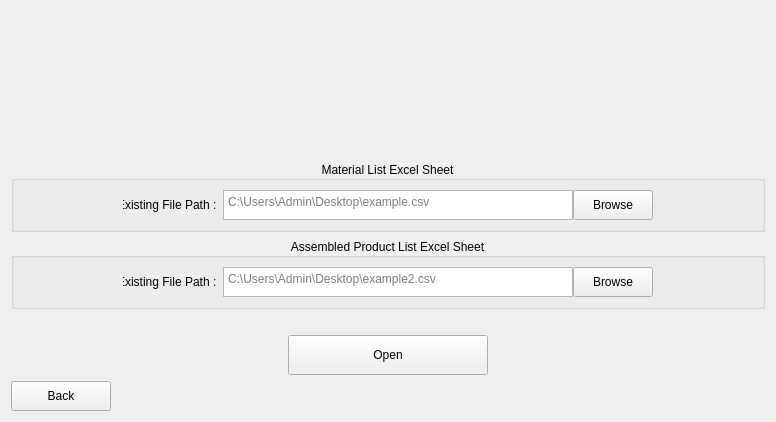
        <widget class="QWidget" name="ImportProductPage">
         <layout class="QVBoxLayout" name="verticalLayout_25">
          <item>
           <layout class="QVBoxLayout" name="verticalLayout_24">
            <item>
             <layout class="QVBoxLayout" name="verticalLayout_32">
              <item>
               <spacer name="verticalSpacer_2">
                <property name="orientation">
                 <enum>Qt::Vertical</enum>
                </property>
                <property name="sizeType">
                 <enum>QSizePolicy::Fixed</enum>
                </property>
                <property name="sizeHint" stdset="0">
                 <size>
                  <width>20</width>
                  <height>150</height>
                 </size>
                </property>
               </spacer>
              </item>
             </layout>
            </item>
            <item>
             <widget class="QGroupBox" name="groupBox">
              <property name="title">
               <string>Material List Excel Sheet</string>
              </property>
              <property name="alignment">
               <set>Qt::AlignCenter</set>
              </property>
              <layout class="QVBoxLayout" name="verticalLayout_29">
               <item>
                <layout class="QVBoxLayout" name="verticalLayout_28">
                 <item>
                  <layout class="QHBoxLayout" name="horizontalLayout_32">
                   <property name="spacing">
                    <number>0</number>
                   </property>
                   <property name="leftMargin">
                    <number>100</number>
                   </property>
                   <property name="rightMargin">
                    <number>100</number>
                   </property>
                   <item>
                    <widget class="QLabel" name="label_23">
                     <property name="minimumSize">
                      <size>
                       <width>100</width>
                       <height>30</height>
                      </size>
                     </property>
                     <property name="maximumSize">
                      <size>
                       <width>100</width>
                       <height>30</height>
                      </size>
                     </property>
                     <property name="text">
                      <string>Existing File Path :  </string>
                     </property>
                     <property name="alignment">
                      <set>Qt::AlignRight|Qt::AlignTrailing|Qt::AlignVCenter</set>
                     </property>
                    </widget>
                   </item>
                   <item>
                    <widget class="QPlainTextEdit" name="openFileNameTextEdit2">
                     <property name="sizePolicy">
                      <sizepolicy hsizetype="Minimum" vsizetype="Minimum">
                       <horstretch>0</horstretch>
                       <verstretch>0</verstretch>
                      </sizepolicy>
                     </property>
                     <property name="minimumSize">
                      <size>
                       <width>350</width>
                       <height>30</height>
                      </size>
                     </property>
                     <property name="maximumSize">
                      <size>
                       <width>350</width>
                       <height>30</height>
                      </size>
                     </property>
                     <property name="placeholderText">
                      <string>C:\Users\Admin\Desktop\example.csv</string>
                     </property>
                    </widget>
                   </item>
                   <item>
                    <widget class="QPushButton" name="openFileDialogButton2">
                     <property name="sizePolicy">
                      <sizepolicy hsizetype="Minimum" vsizetype="Minimum">
                       <horstretch>0</horstretch>
                       <verstretch>0</verstretch>
                      </sizepolicy>
                     </property>
                     <property name="minimumSize">
                      <size>
                       <width>80</width>
                       <height>30</height>
                      </size>
                     </property>
                     <property name="maximumSize">
                      <size>
                       <width>80</width>
                       <height>30</height>
                      </size>
                     </property>
                     <property name="text">
                      <string>Browse</string>
                     </property>
                    </widget>
                   </item>
                  </layout>
                 </item>
                </layout>
               </item>
              </layout>
             </widget>
            </item>
            <item>
             <widget class="QGroupBox" name="groupBox_2">
              <property name="title">
               <string>Assembled Product List Excel Sheet</string>
              </property>
              <property name="alignment">
               <set>Qt::AlignCenter</set>
              </property>
              <layout class="QVBoxLayout" name="verticalLayout_30">
               <item>
                <layout class="QVBoxLayout" name="verticalLayout_26">
                 <item>
                  <layout class="QHBoxLayout" name="horizontalLayout_33">
                   <property name="spacing">
                    <number>0</number>
                   </property>
                   <property name="leftMargin">
                    <number>100</number>
                   </property>
                   <property name="rightMargin">
                    <number>100</number>
                   </property>
                   <item>
                    <widget class="QLabel" name="label_25">
                     <property name="sizePolicy">
                      <sizepolicy hsizetype="Minimum" vsizetype="Minimum">
                       <horstretch>0</horstretch>
                       <verstretch>0</verstretch>
                      </sizepolicy>
                     </property>
                     <property name="minimumSize">
                      <size>
                       <width>100</width>
                       <height>30</height>
                      </size>
                     </property>
                     <property name="maximumSize">
                      <size>
                       <width>100</width>
                       <height>30</height>
                      </size>
                     </property>
                     <property name="text">
                      <string>Existing File Path :  </string>
                     </property>
                     <property name="alignment">
                      <set>Qt::AlignRight|Qt::AlignTrailing|Qt::AlignVCenter</set>
                     </property>
                    </widget>
                   </item>
                   <item>
                    <widget class="QPlainTextEdit" name="openFileNameTextEdit3">
                     <property name="sizePolicy">
                      <sizepolicy hsizetype="Minimum" vsizetype="Minimum">
                       <horstretch>0</horstretch>
                       <verstretch>0</verstretch>
                      </sizepolicy>
                     </property>
                     <property name="minimumSize">
                      <size>
                       <width>350</width>
                       <height>30</height>
                      </size>
                     </property>
                     <property name="maximumSize">
                      <size>
                       <width>350</width>
                       <height>30</height>
                      </size>
                     </property>
                     <property name="placeholderText">
                      <string>C:\Users\Admin\Desktop\example2.csv</string>
                     </property>
                    </widget>
                   </item>
                   <item>
                    <widget class="QPushButton" name="openFileDialogButton3">
                     <property name="sizePolicy">
                      <sizepolicy hsizetype="Minimum" vsizetype="Minimum">
                       <horstretch>0</horstretch>
                       <verstretch>0</verstretch>
                      </sizepolicy>
                     </property>
                     <property name="minimumSize">
                      <size>
                       <width>80</width>
                       <height>30</height>
                      </size>
                     </property>
                     <property name="maximumSize">
                      <size>
                       <width>80</width>
                       <height>30</height>
                      </size>
                     </property>
                     <property name="text">
                      <string>Browse</string>
                     </property>
                    </widget>
                   </item>
                  </layout>
                 </item>
                </layout>
               </item>
              </layout>
             </widget>
            </item>
            <item>
             <layout class="QVBoxLayout" name="verticalLayout_33">
              <property name="topMargin">
               <number>20</number>
              </property>
              <item alignment="Qt::AlignHCenter">
               <widget class="QPushButton" name="openFileButton2">
                <property name="sizePolicy">
                 <sizepolicy hsizetype="Minimum" vsizetype="Minimum">
                  <horstretch>0</horstretch>
                  <verstretch>0</verstretch>
                 </sizepolicy>
                </property>
                <property name="minimumSize">
                 <size>
                  <width>200</width>
                  <height>40</height>
                 </size>
                </property>
                <property name="maximumSize">
                 <size>
                  <width>200</width>
                  <height>40</height>
                 </size>
                </property>
                <property name="text">
                 <string>Open</string>
                </property>
               </widget>
              </item>
             </layout>
            </item>
            <item>
             <layout class="QHBoxLayout" name="horizontalLayout_34">
              <item alignment="Qt::AlignLeft|Qt::AlignBottom">
               <widget class="QPushButton" name="backButton6">
                <property name="sizePolicy">
                 <sizepolicy hsizetype="Minimum" vsizetype="Minimum">
                  <horstretch>0</horstretch>
                  <verstretch>0</verstretch>
                 </sizepolicy>
                </property>
                <property name="minimumSize">
                 <size>
                  <width>100</width>
                  <height>30</height>
                 </size>
                </property>
                <property name="maximumSize">
                 <size>
                  <width>100</width>
                  <height>30</height>
                 </size>
                </property>
                <property name="text">
                 <string>Back</string>
                </property>
               </widget>
              </item>
             </layout>
            </item>
           </layout>
          </item>
         </layout>
        </widget>
